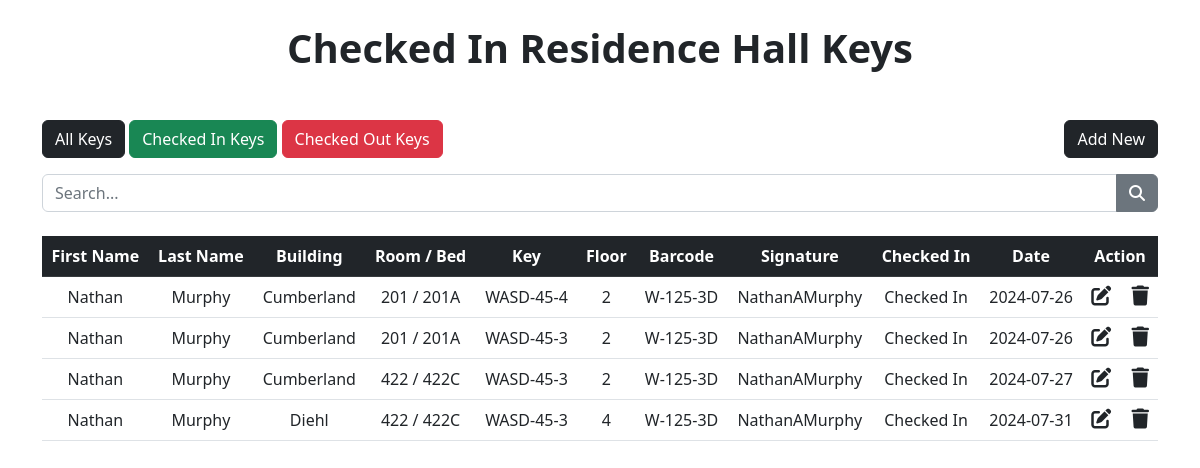
Screenshot of /Checkedin.php with the database file from the repository.
### Checkedin.php (the view, shortened to what this page needs)
<?php
include "db_conn.php";
$search = "";
if (isset($_GET['search'])) {
    $search = mysqli_real_escape_string($conn, $_GET['search']);
    $sql = "SELECT * FROM `checkin-out` WHERE
            first_name LIKE '%$search%' OR
            last_name LIKE '%$search%' OR
            building LIKE '%$search%' OR
            room LIKE '%$search%' OR
            key_number LIKE '%$search%' OR
            floor LIKE '%$search%' OR
            barcode LIKE '%$search%' OR
            checkin_signature LIKE '%$search%' OR
            Checked_in_out LIKE '%$search%' OR
            Date LIKE '%$search%'";
} else {
    $sql = "SELECT * FROM `checkin-out`";
}
$result = mysqli_query($conn, $sql);
function highlight_search_result($text, $search) {
    return $text;
}
?>
<!DOCTYPE html>
<html lang="en">
<head>
    <link href="https://cdn.jsdelivr.net/npm/bootstrap@5.2.3/dist/css/bootstrap.min.css" rel="stylesheet">
    <link rel="stylesheet" href="https://cdnjs.cloudflare.com/ajax/libs/font-awesome/6.4.0/css/all.min.css" />
    <link rel="stylesheet" href="./src/homepage.css">
</head>
<body>
    <nav class="navbar navbar-light fs-3">
    </nav>
    <nav class="navbar navbar-light justify-content-center fs-3 mb-3">
        <h1><strong>Checked In Residence Hall Keys</strong></h1>
    </nav>
    <div class="container">
        <a href="homepage.php" class="btn btn-dark mt-3 mb-3"> All Keys </a>
        <a href="Checkedin.php" class="btn btn-success mt-3 mb-3"> Checked In Keys </a>
        <a href="Checkedout.php" class="btn btn-danger mt-3 mb-3"> Checked Out Keys </a>
        <a href="add_new.php" class="btn btn-dark mt-3 mb-3 float-end"> Add New </a>
        <form class="mb-4" method="get">
            <div class="input-group">
                <input type="text" class="form-control" placeholder="Search..." id="searchInput" name="search" value="<?= htmlspecialchars($search) ?>">
                <button type="submit" class="btn btn-secondary"><i class="fa-solid fa-search"></i></button>
            </div>
        </form>
        <table class="table table-hover text-center">
            <thead class="table-dark">
                <tr>
                    <th scope="col">First Name</th>
                    <th scope="col">Last Name</th>
                    <th scope="col">Building</th>
                    <th scope="col">Room / Bed</th>
                    <th scope="col">Key</th>
                    <th scope="col">Floor</th>
                    <th scope="col">Barcode</th>
                    <th scope="col">Signature</th>
                    <th scope="col">Checked In</th>
                    <th scope="col">Date</th>
                    <th scope="col">Action</th>
                </tr>
            </thead>
            <tbody style="background-color:#ffffff">
                <?php while ($row = mysqli_fetch_assoc($result)): ?>
                    <?php if ($row['Checked_in_out'] === 'Checked In'): ?>
                        <tr>
                            <td><?php echo highlight_search_result($row['first_name'], $search); ?></td>
                            <td><?php echo highlight_search_result($row['last_name'], $search); ?></td>
                            <td><?php echo highlight_search_result($row['building'], $search); ?></td>
                            <td><?php echo highlight_search_result($row['room'], $search); ?></td>
                            <td><?php echo highlight_search_result($row['key_number'], $search); ?></td>
                            <td><?php echo highlight_search_result($row['floor'], $search); ?></td>
                            <td><?php echo highlight_search_result($row['barcode'], $search); ?></td>
                            <td><?php echo highlight_search_result($row['checkin_signature'], $search); ?></td>
                            <td><?php echo highlight_search_result($row['Checked_in_out'], $search); ?></td>
                            <td><?php echo highlight_search_result($row['Date'], $search); ?></td>
                            <td>
                                <a href="edit.php?id=<?php echo $row['id']; ?>" class="link-dark"><i class="fa-solid fa-pen-to-square fs-5 me-3"></i></a>
                                <a href="delete.php?id=<?php echo $row['id']; ?>" class="link-dark"><i class="fa-solid fa-trash fs-5"></i></a>
                            </td>
                        </tr>
                    <?php endif; ?>
                <?php endwhile; ?>
            </tbody>
        </table>
    </div>
</body>
</html>

### src/homepage.css (style rules this page uses)
body { background-color:#a90b00; background: url(red-main.jpg); background-repeat: no-repeat repeat-y; background-attachment: fixed; background-size: cover; }

### rows the page displays
checkin-out: first_name "Nathan", last_name "Murphy", building "Cumberland", room "201 / 201A", key_number "WASD-45-4", floor "2", barcode "W-125-3D", checkin_signature "NathanAMurphy", Checked_in_out "Checked In", Date "2024-07-26"
checkin-out: first_name "Nathan", last_name "Murphy", building "Cumberland", room "201 / 201A", key_number "WASD-45-3", floor "2", barcode "W-125-3D", checkin_signature "NathanAMurphy", Checked_in_out "Checked In", Date "2024-07-26"
checkin-out: first_name "Nathan", last_name "Murphy", building "Cumberland", room "422 / 422C", key_number "WASD-45-3", floor "2", barcode "W-125-3D", checkin_signature "NathanAMurphy", Checked_in_out "Checked In", Date "2024-07-27"
checkin-out: first_name "Nathan", last_name "Murphy", building "Diehl", room "422 / 422C", key_number "WASD-45-3", floor "4", barcode "W-125-3D", checkin_signature "NathanAMurphy", Checked_in_out "Checked In", Date "2024-07-31"
